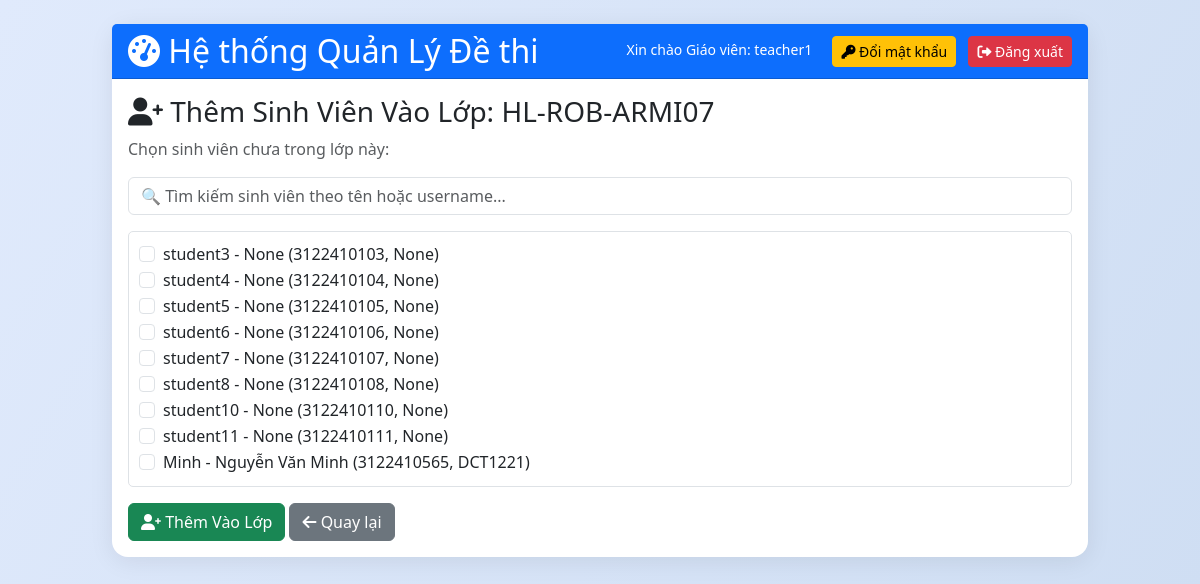
Page /add_students_to_group/9 (signed in) on the earlier database version.
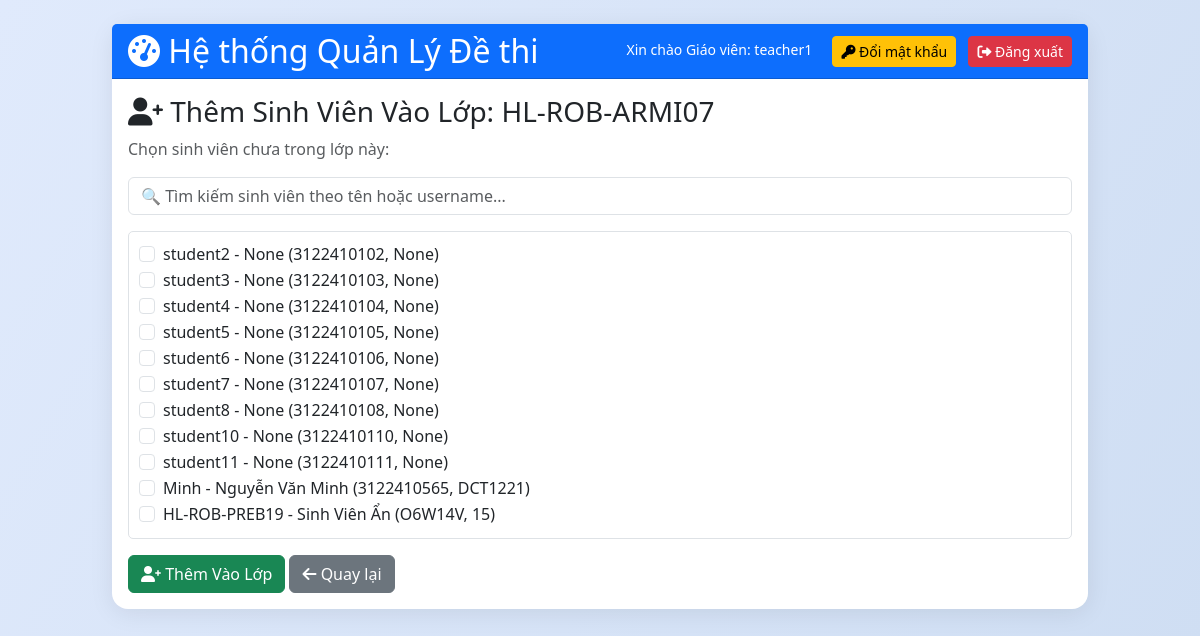
Same page on the later database version.
### tables this page shows
CREATE TABLE users (
            id INTEGER PRIMARY KEY AUTOINCREMENT,
            username TEXT UNIQUE,
            password TEXT,
            role TEXT,
            email TEXT UNIQUE,
            rsa_private BLOB,
            salt TEXT,
            full_name TEXT,
            student_id TEXT,
            class_name TEXT,
            status TEXT DEFAULT 'approved',
            approval_note TEXT,
            selected_teachers TEXT,
            teacher_id TEXT,
            failed_attempts INTEGER DEFAULT 0,
            lock_until TEXT
        , is_deleted INTEGER DEFAULT 0, is_locked INTEGER DEFAULT 0);

### app.py (the view, shortened to what this page needs)
@app.route('/add_students_to_group/<int:gid>', methods=['GET','POST'])
@login_required
def add_students_to_group(gid):
    if current_user.role != 'teacher':
        return redirect('/dashboard')
    group = c.execute("SELECT name FROM groups WHERE id=? AND teacher_id=?", (gid, current_user.id)).fetchone()
    if not group:
        flash('Không có quyền truy cập nhóm này')
        return redirect('/manage_groups')
    group_name = group[0]
    students = c.execute("""
        SELECT u.id, u.username, u.full_name, u.student_id, u.class_name
        FROM users u
        WHERE u.role='student' AND u.status='approved'
        AND u.id NOT IN (SELECT student_id FROM group_members WHERE group_id=?)
    """, (gid,)).fetchall()
    return render_template('groups.html', mode='add_students', group_name=group_name, gid=gid, students=students)

### app.py (called while the page is built)
@login_manager.user_loader
def load_user(uid):
    row = c.execute("SELECT id, username, role, email FROM users WHERE id=?",(uid,)).fetchone()
    return User(*row) if row else None

@app.before_request
def ensure_csrf_token():
    if 'csrf_token' not in session:
        session['csrf_token'] = secrets.token_hex(16)

@app.after_request
def set_security_headers(resp):
    resp.headers['X-Frame-Options'] = 'SAMEORIGIN'
    resp.headers['X-Content-Type-Options'] = 'nosniff'
    resp.headers['Referrer-Policy'] = 'no-referrer'
    resp.headers['Content-Security-Policy'] = "default-src 'self'; script-src 'self' https://cdn.jsdelivr.net 'unsafe-inline' blob:; worker-src 'self' blob:; style-src 'self' https://cdn.jsdelivr.net https://cdnjs.cloudflare.com 'unsafe-inline'; font-src 'self' https://cdnjs.cloudflare.com; img-src 'self' data:; frame-ancestors 'self'; object-src 'none'"
    return resp

### templates/groups.html (shortened to what this page needs)
{% extends "base.html" %}
{% block content %}
{% if mode == 'create' %}
<h3><i class="fas fa-users"></i> Thêm Lớp Mới</h3>
<form method="post">
    <input type="hidden" name="csrf_token" value="{{ session.csrf_token }}">
    <div class="mb-3">
        <label class="form-label"><i class="fas fa-tag"></i> Tên Lớp</label>
        <input type="text" name="name" class="form-control" required>
    </div>
    <div class="mb-3">
        <label class="form-label"><i class="fas fa-align-left"></i> Mô tả</label>
        <textarea name="description" class="form-control" rows="3"></textarea>
    </div>
    <button type="submit" class="btn btn-success"><i class="fas fa-plus"></i> Tạo Lớp</button>
    <a href="/manage_groups" class="btn btn-secondary"><i class="fas fa-arrow-left"></i> Quay lại</a>
</form>
{% elif mode == 'add_students' %}
<h3><i class="fas fa-user-plus"></i> Thêm Sinh Viên Vào Lớp: {{ group_name }}</h3>
<form method="post">
    {% if students %}
    <p class="text-muted">Chọn sinh viên chưa trong lớp này:</p>
    <input type="text" class="form-control mb-3" id="studentSearch" placeholder="🔍 Tìm kiếm sinh viên theo tên hoặc username...">
    <div style="max-height: 400px; overflow-y: auto; border: 1px solid #dee2e6; border-radius: 5px; padding: 10px;">
        {% for student in students %}
        <div class="form-check student-item" data-username="{{ student[1] }}" data-name="{{ student[2] }}">
            <input class="form-check-input" type="checkbox" name="students" value="{{ student[0] }}" id="student_{{ student[0] }}">
            <label class="form-check-label" for="student_{{ student[0] }}">
                {{ student[1] }} - {{ student[2] }} ({{ student[3] }}, {{ student[4] }})
            </label>
        </div>
        {% endfor %}
    </div>
    <button type="submit" class="btn btn-success mt-3"><i class="fas fa-user-plus"></i> Thêm Vào Lớp</button>
    {% else %}
    <div class="alert alert-info">Không có sinh viên nào để thêm.</div>
    {% endif %}
    <a href="/manage_groups" class="btn btn-secondary mt-3"><i class="fas fa-arrow-left"></i> Quay lại</a>
</form>
{% endif %}
{% endblock %}

Differences in the rows shown:
now on this page (row edited): users: username "student2", student "None", student "3122410102"
added users: username "HL-ROB-PREB19", full_name "Sinh Viên Ẩn", student "O6W14V", class_name "15"
